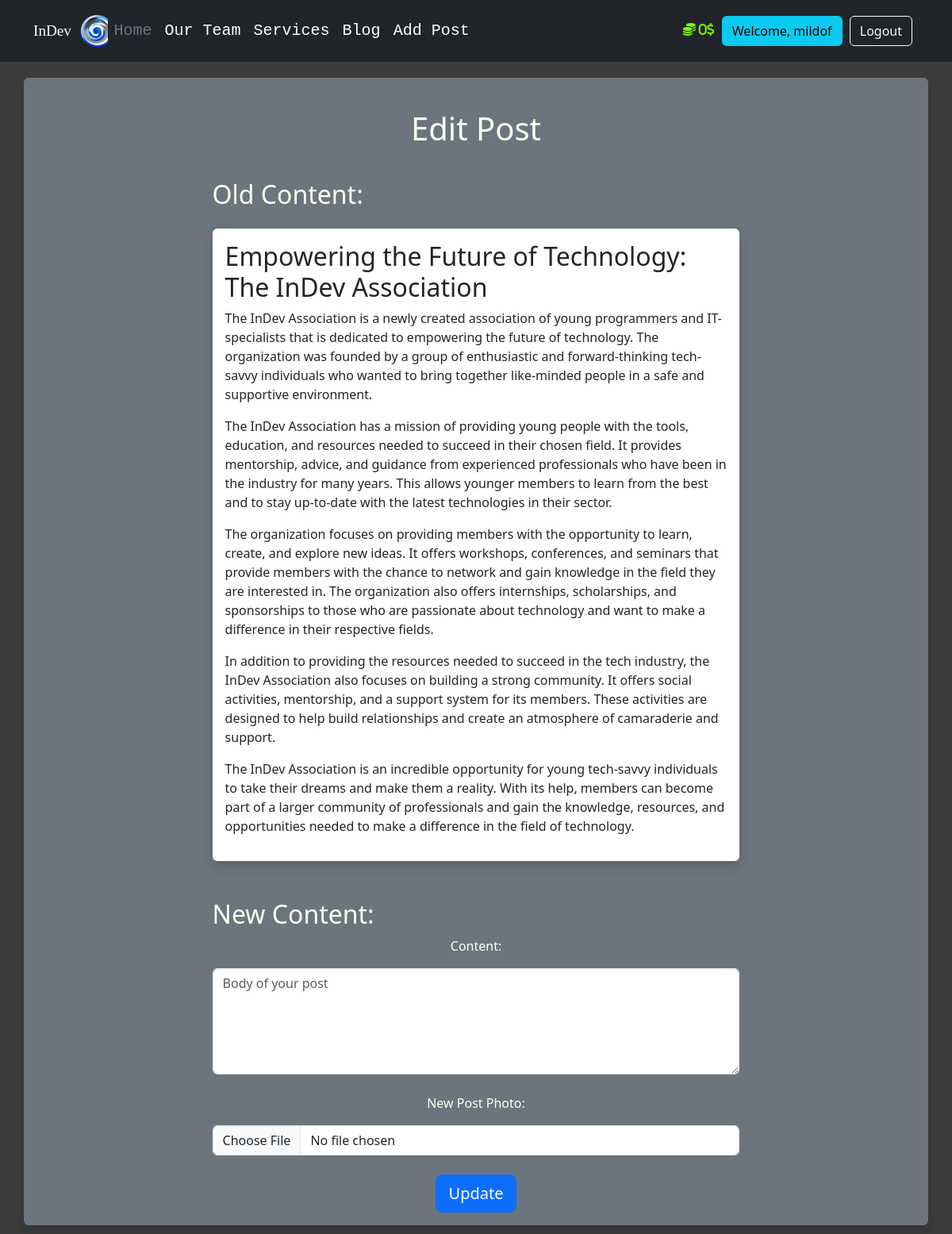
The app's page /blog/edit/4 (signed in) with its own data.
### InDev/models.py (models this page shows, shortened)
class Developer(db.Model, UserMixin):
    id = db.Column(db.Integer(), primary_key=True)
    first_name = db.Column(db.String(length=30), nullable=False)
    last_name = db.Column(db.String(length=30))
    username = db.Column(db.String(), nullable=False, unique=True)
    email_address = db.Column(db.String(), unique=True)
    password_hash = db.Column(db.String(), nullable=False)
    budget = db.Column(db.Integer(), nullable=False, default=0)
    date_added = db.Column(db.String(20), default=date.today())
    posts = db.relationship('Post', backref='author')
    admin = db.Column(db.Boolean(), default=False)
    profile_pic = db.Column(db.String(), nullable=True)
    @property
    def prettier_budget(self):
        if len(str(self.budget)) >= 4:
            return f'{str(self.budget)[:-3]},{str(self.budget)[-3:]}$'
        else:
            return f"{self.budget}$"
    @property
    def password(self):
        return self.password

class Post(db.Model):
    id = db.Column(db.Integer(), primary_key=True)
    title = db.Column(db.String(255), nullable=False)
    content = db.Column(db.Text(), nullable=False)
    date_added = db.Column(db.String(20), default=date.today())
    pic = db.Column(db.String(), nullable=True)
    author_id = db.Column(db.Integer, db.ForeignKey('developer.id'))

### InDev/routes.py (the view, shortened to what this page needs)
@app.route('/blog/edit/<int:post_id>', methods=['GET', 'POST'])
@login_required
def edit_post(post_id):
    post = Post.query.get_or_404(post_id)
    form = EditPostForm()
    if current_user.id == post.author_id:
        if form.errors != {}:  # If there are errors from the validations
            for err_msg in form.errors.values():
                flash(f'While Editing post occurred error: {err_msg}', category='danger')
            return redirect(url_for('blog_page'))
        return render_template('blog/edit-post.html', form=form, post=post)
    else:
        flash('Error! You are not authorized to edit this post.', category='danger')
        return redirect(url_for('blog_page'))

### InDev/forms.py
class EditPostForm(FlaskForm):
    content = CKEditorField("Content:")
    pic = FileField("New Post Photo:")
    submit = SubmitField("Update")

class SearchForm(FlaskForm):
    searched = StringField("Searched", validators=[DataRequired()])
    submit = SubmitField("Submit")

### InDev/models.py (called while the page is built)
@login_manager.user_loader
def load_user(user_id):
    return Developer.query.get(int(user_id))

### InDev/routes.py (called while the page is built)
@app.context_processor
def base():
    form = SearchForm()
    return dict(form=form)

### InDev/templates/blog/edit-post.html (shortened to what this page needs)
{% extends 'base.html' %}
{% block content %}
    <div class="container shadow p-3 mb-5  rounded bg-secondary" style=" margin-top: 20px">
        <br/>
        <h1 class="mb-3 font-weight-normal text-center">Edit Post</h1>
        <br/>
        <div style="margin-left: auto; margin-right: auto; width: 60%;">
            <h2 class="h2" style="margin-bottom: 3vh;">Old Content:</h2>
            <div class="shadow p-3 mb-5 rounded bg-white text-dark">
                {{ post.content|safe }}
            </div>
        </div>
        <form method="POST" class="form-register text-center" style="width: 60%; margin-left: auto; margin-right: auto;" enctype="multipart/form-data">
            <h2 class="h2 text-start">New Content:</h2>
            <p>{{ form.content.label() }}</p>
            {{ form.content(class="form-control", rows="5", placeholder="Body of your post") }}
            <br/>
            <p>{{ form.pic.label }}</p>
            {{ form.pic(class="form-control", value=post.pic) }}
            <br>
            {{ form.submit(class="btn btn-block btn-lg btn-primary") }}
        </form>
    </div>
{% endblock %}

### InDev/templates/base.html (shortened to what this page needs)
<!DOCTYPE html>
<html lang="en">
    <head>
        <link rel="stylesheet"
              href="https://cdn.jsdelivr.net/npm/bootstrap@5.3.0-alpha1/dist/css/bootstrap.min.css"
>
    </head>
    <body style="background-color: #3d3d3d; color: #fffff0;">
        <header class="p-3 text-bg-dark">
            <div class="container">
                <div class="d-flex flex-wrap align-items-center justify-content-center justify-content-lg-start">
                    <a href="/" class="d-flex align-items-center mb-2 mb-lg-0 text-white text-decoration-none" id="logo">
                        <span style="font-family: 'Comic Sans MS'; margin-right: 1vw">InDev</span>
                       <img src="{{ url_for('static', filename='favicon.png') }}" alt="logo" style="max-width: 10vw; max-height: 5vh;">
                    </a>
                    <ul class="nav col-6 col-lg-auto me-lg-auto mb-2 justify-content-center mb-md-0">
                        <li><a href="{{ url_for('about') }}" class="nav-link px-2 text-secondary">Home</a></li>
                        <li><a href="{{ url_for('team') }}" class="nav-link px-2 text-white">Our Team</a></li>
                        <li><a href="{{ url_for('services_page') }}" class="nav-link px-2 text-white">Services</a></li>
                        <li><a href="{{ url_for('blog_page') }}" class="nav-link px-2 text-white">Blog</a></li>
                        {% if current_user.is_authenticated %}
                        <li><a href="{{ url_for('add_post') }}" class="nav-link px-2 text-white">Add Post</a></li>
                        {% endif %}
                    </ul>
                    {% if current_user.is_authenticated %}
                        <div class="text-end">
                            <i class="fa-solid fa-coins" style="color: lawngreen">  {{ current_user.prettier_budget }}  </i>
                            <span
                               class="btn btn-info" style="margin-left: 5px; margin-right: 5px;">Welcome, {{ current_user.username }}</span>
                            <a href="{{ url_for('logout_page') }}"
                               class="btn btn-outline-light me-2">Logout</a>
                        </div>
                    {% endif %}
                </div>
            </div>
        </header>
        {% block content %}{% endblock %}
    </body>
</html>

### records on screen
Developer: prettier_budget "0$", username "mildof"
Post: content "Empowering the Future of Technology: The InDev Association The InDev Association is a newly created association of young programmers and IT-specialists that is dedicated to empowering the future of technology. The organization was founded by a group of enthusiastic and forward-thinking tech-savvy individuals who wanted to bring together like-minded people in a safe and supportive environment. The InDev Association has a mission of providing young people with the tools, education, and resources needed to succeed in their chosen field. It provides mentorship, advice, and guidance from experienced professionals who have been in the industry for many years. This allows younger members to learn…"
